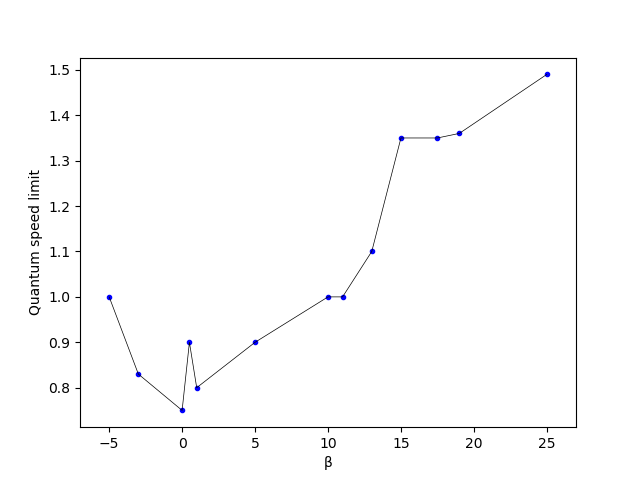

Python code for this plot:
import matplotlib.pyplot as plt

beta = [-5,-3,0,0.5,1,5,10,11,13,15,17.5,19,25]
t = [1,0.83,0.75,0.9,0.8,0.9,1,1,1.1,1.35,1.35,1.36,1.49]

minb = -5
maxb = 25
plt.plot(beta,t, 'b.')
plt.plot(beta,t, 'k-', linewidth=0.5)
#plt.plot([2*minb, 2*maxb], [0.75, 0.75], 'r--')
plt.xlim(minb - 2, maxb + 2)
plt.xlabel("β")
plt.ylabel("Quantum speed limit")
filename = "QSL"
plt.savefig(filename+".pdf")
plt.savefig(filename+".svg")
plt.savefig(filename+".png")

